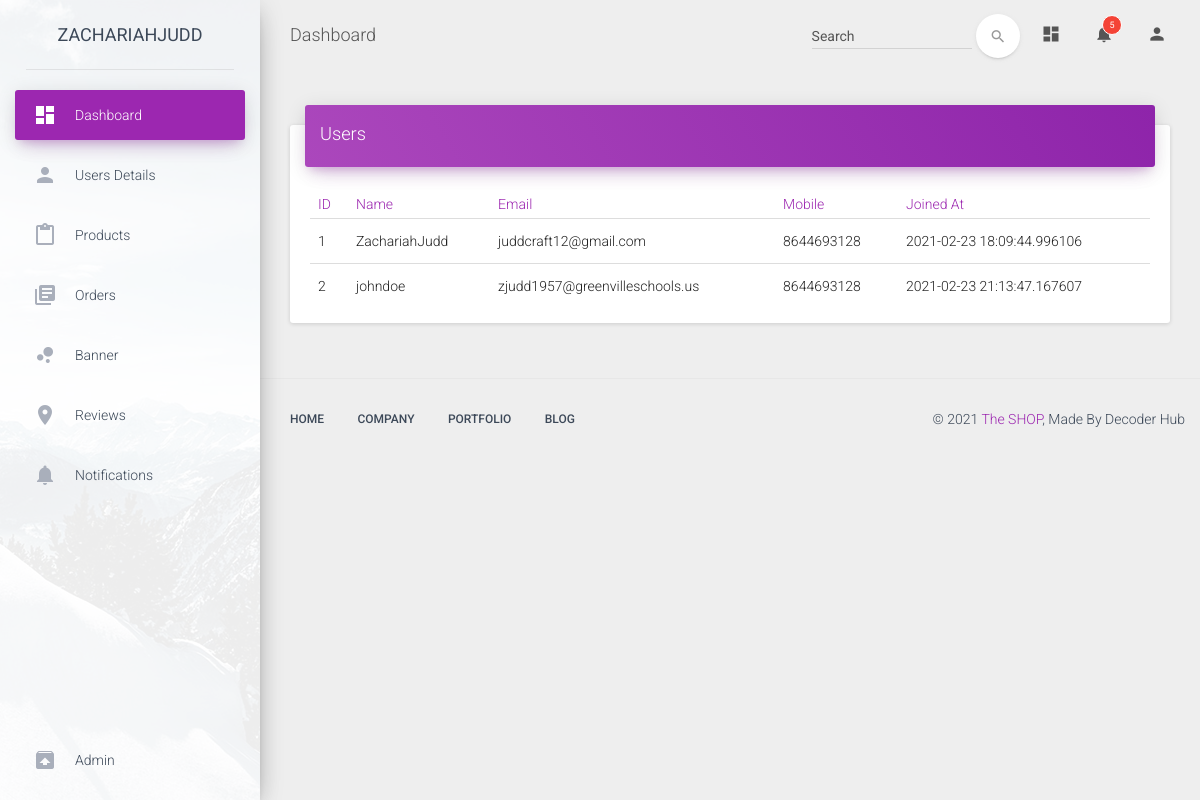
Screenshot of /dashboard/users/ (signed in) with the database file from the repository.
### models.py (models this page shows, shortened)
class User(UserMixin, Model):
    full_name = CharField()
    email = CharField(unique=True)
    password = CharField(max_length=100)
    mobile_no = CharField()
    joined_at = DateTimeField(default=datetime.datetime.now)
    is_admin = BooleanField(default=False)
    class Meta:
        database = DATABASE

### routes.py (the view)
@app.route('/dashboard/users/')
@login_required
def dashboard_users():
    if current_user.is_admin:
        return render_template("dashboard/html/user.html", user=current_user, data=models.User)
    else:
        return redirect(url_for('index'))

### routes.py (called while the page is built)
@app.context_processor
def override_url_for():
    return dict(url_for=dated_url_for)

def dated_url_for(endpoint, **values):
    if (endpoint == 'static' or endpoint == 'product_images'):
        filename = values.get('filename', None)
        if filename:
            file_path = os.path.join(app.root_path,
                                     endpoint, filename)
            values['q'] = int(os.stat(file_path).st_mtime)
    return url_for(endpoint, **values)

@login_manager.user_loader
def load_user(userid):
    try:
        return models.User.get(models.User.id == userid)
    except models.DoesNotExist:
        return None

@app.before_request
def before_request():
    try:
     g.db = models.DATABASE
     g.db.connect()
    except models.OperationalError:
        pass

@app.after_request
def after_request(response):
    g.db.close()
    return response

### templates/dashboard/html/user.html
{% extends "dashboard/html/layout.html" %}
{% block content %}
<div class="container-fluid">
    <div class="row">
        <div class="col-lg-12">
            <div class="card">
                    <div class="card-header" data-background-color="purple">
                        <h4 class="title">Users</h4>
                    </div>
                    <div class="card-content table-responsive">
                        <table class="table table-hover">
                            <thead class="text-primary">
                                <tr><th>ID</th>
                                <th>Name</th>
                                <th>Email</th>
                                <th>Mobile</th>
                                <th>Joined At</th>
                            </tr></thead>
                            <tbody>
                                {% for user in data %}
                                    <tr>
                                        <td>{{ user.id }}</td>
                                        <td>{{ user.full_name }}</td>
                                        <td>{{ user.email }}</td>
                                        <td>{{ user.mobile_no }}</td>
                                        <td>{{ user.joined_at }}</td>
                                    </tr>
                                {% endfor %}
                            </tbody>
                        </table>
                    </div>
                </div>
        </div>
    </div>
</div>
{% endblock %}

### templates/dashboard/html/layout.html (shortened to what this page needs)
<!doctype html>
<html lang="en">
<head>
    <link href="/static/dashboard/assets/css/bootstrap.min.css" rel="stylesheet" />
    <link href="/static/dashboard/assets/css/material-dashboard.css?v=1.2.0" rel="stylesheet" />
    <link href="/static/dashboard/assets/css/demo.css" rel="stylesheet" />
    <link href="https://maxcdn.bootstrapcdn.com/font-awesome/latest/css/font-awesome.min.css" rel="stylesheet">
</head>
<body>
    <div class="wrapper">
        <div class="sidebar" data-color="purple" data-image="/static/dashboard/assets/img/sidebar-1.jpg">
            <div class="logo">
                <a href="{{ url_for('dashboard') }}" class="simple-text">
                    {{ user.full_name }}
                </a>
            </div>
            <div class="sidebar-wrapper">
                <ul class="nav">
                    <li class="active">
                        <a href="{{ url_for('dashboard') }}">
                            <i class="material-icons">dashboard</i>
                            <p>Dashboard</p>
                        </a>
                    </li>
                    <li>
                        <a href="{{ url_for('dashboard_users') }}">
                            <i class="material-icons">person</i>
                            <p>Users Details</p>
                        </a>
                    </li>
                    <li>
                        <a href="{{ url_for('dashboard_products') }}">
                            <i class="material-icons">content_paste</i>
                            <p>Products</p>
                        </a>
                    </li>
                    <li>
                        <a href="{{ url_for('dashboard_orders') }}">
                            <i class="material-icons">library_books</i>
                            <p>Orders</p>
                        </a>
                    </li>
                    <li>
                        <a href="{{ url_for('dashboard_banner') }}">
                            <i class="material-icons">bubble_chart</i>
                            <p>Banner</p>
                        </a>
                    </li>
                    <li>
                        <a href="{{url_for('add_review_dashboard')}}">
                            <i class="material-icons">location_on</i>
                            <p>Reviews</p>
                        </a>
                    </li>
                    <li>
                        <a href="#">
                            <i class="material-icons text-gray">notifications</i>
                            <p>Notifications</p>
                        </a>
                    </li>
                    <li class="active-pro">
                        <a href="#">
                            <i class="material-icons">unarchive</i>
                            <p>Admin</p>
                        </a>
                    </li>
                </ul>
            </div>
        </div>
        <div class="main-panel">
            <nav class="navbar navbar-transparent navbar-absolute">
                <div class="container-fluid">
                    <div class="navbar-header">
                        <a class="navbar-brand" href="{{ url_for('dashboard') }}"> Dashboard </a>
                    </div>
                    <div class="collapse navbar-collapse">
                        <ul class="nav navbar-nav navbar-right">
                            <li>
                                <a href="#pablo" class="dropdown-toggle" data-toggle="dropdown">
                                    <i class="material-icons">dashboard</i>
                                </a>
                            </li>
                            <li class="dropdown">
                                <a href="#" class="dropdown-toggle" data-toggle="dropdown">
                                    <i class="material-icons">notifications</i>
                                    <span class="notification">5</span>
                                </a>
                            </li>
                            <li>
                                <a href="#pablo" class="dropdown-toggle" data-toggle="dropdown">
                                    <i class="material-icons">person</i>
                                </a>
                            </li>
                        </ul>
                        <form class="navbar-form navbar-right" role="search">
                            <div class="form-group  is-empty">
                                <input type="text" class="form-control" placeholder="Search">
                            </div>
                            <button type="submit" class="btn btn-white btn-round btn-just-icon">
                                <i class="material-icons">search</i>
                                <div class="ripple-container"></div>
                            </button>
                        </form>
                    </div>
                </div>
            </nav>
            <div class="content">
                {% block content %}
                {% endblock %}
            </div>
            <footer class="footer">
                    <div class="container-fluid">
                        <nav class="pull-left">
                            <ul>
                                <li>
                                    <a href="#">
                                        Home
                                    </a>
                                </li>
                                <li>
                                    <a href="#">
                                        Company
                                    </a>
                                </li>
                                <li>
                                    <a href="#">
                                        Portfolio
                                    </a>
                                </li>
                                <li>
                                    <a href="#">
                                        Blog
                                    </a>
                                </li>
                            </ul>
                        </nav>
                        <p class="copyright pull-right">
                            &copy;
                            <a href="{{ url_for('index') }}">The SHOP</a>, Made By Decoder Hub
                        </p>
                    </div>
                </footer>
            </div>
        </div>
    </body>
    </html>

### static/dashboard/assets/css/demo.css (style rules this page uses)
@media (min-width: 992px) { .sidebar .nav>li.active-pro { position: absolute; width: 100%; bottom: 10px; } }

### rows the page displays
User: full_name "ZACHARIAHJUDD", id "1", full_name "ZachariahJudd", email "juddcraft12@gmail.com", mobile_no "8644693128", joined_at "2021-02-23 18:09:44.996106"
User: id "2", full_name "johndoe", email "zjudd1957@greenvilleschools.us", mobile_no "8644693128", joined_at "2021-02-23 21:13:47.167607"
